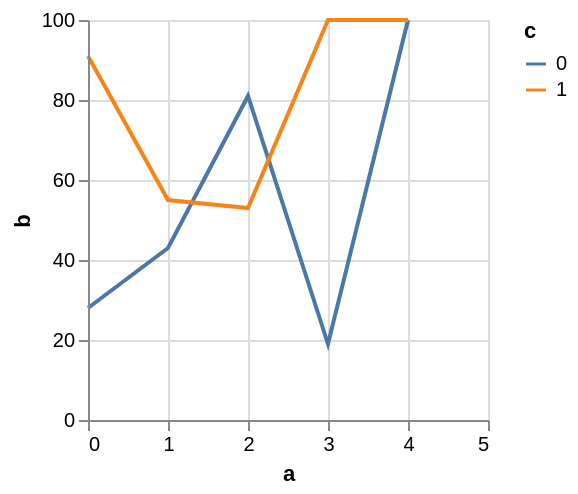

Source (Vega-Lite JSON):
### Vega specification from a JSON file in a GitHub repository (floating-point values rounded to 4 significant figures)
{"$schema": "https://vega.github.io/schema/vega/v5.json", "autosize": "pad", "padding": 5, "width": 200, "height": 200, "style": "cell", "data": [{"name": "source_0", "values": [{"a": 0, "b": 28, "c": 0}, {"a": 0, "b": 91, "c": 1}, {"a": 1, "b": 43, "c": 0}, {"a": 1, "b": 55, "c": 1}, {"a": 2, "b": 81, "c": 0}, {"a": 2, "b": 53, "c": 1}, {"a": 3, "b": 19, "c": 0}]}, {"name": "data_0", "source": "source_0", "transform": [{"type": "formula", "expr": "toNumber(datum[\"a\"])", "as": "a"}, {"type": "impute", "field": "b", "key": "a", "keyvals": [4], "method": "value", "groupby": ["c"], "value": null}, {"type": "formula", "expr": "datum.b === null ? 100 : datum.b", "as": "b"}]}], "marks": [{"name": "pathgroup", "type": "group", "from": {"facet": {"name": "faceted_path_main", "data": "data_0", "groupby": ["c"]}}, "encode": {"update": {"width": {"field": {"group": "width"}}, "height": {"field": {"group": "height"}}}}, "marks": [{"name": "marks", "type": "line", "style": ["line"], "sort": {"field": "datum[\"a\"]", "order": "descending"}, "from": {"data": "faceted_path_main"}, "encode": {"update": {"stroke": {"scale": "color", "field": "c"}, "tooltip": {"signal": "{\"a\": format(datum[\"a\"], \"\"), \"b\": format(datum[\"b\"], \"\"), \"c\": ''+datum[\"c\"]}"}, "x": {"scale": "x", "field": "a"}, "y": {"scale": "y", "field": "b"}, "defined": {"signal": "datum[\"a\"] !== null && !isNaN(datum[\"a\"]) && datum[\"b\"] !== null && !isNaN(datum[\"b\"])"}}}}]}], "scales": [{"name": "x", "type": "linear", "domain": {"data": "data_0", "field": "a"}, "range": [0, {"signal": "width"}], "nice": 1, "zero": false}, {"name": "y", "type": "linear", "domain": {"data": "data_0", "field": "b"}, "range": [{"signal": "height"}, 0], "nice": true, "zero": true}, {"name": "color", "type": "ordinal", "domain": {"data": "data_0", "field": "c", "sort": true}, "range": "category"}], "axes": [{"scale": "x", "orient": "bottom", "grid": false, "title": "a", "labelFlush": true, "labelOverlap": true, "tickCount": {"signal": "ceil(width/40)"}, "zindex": 1}, {"scale": "x", "orient": "bottom", "gridScale": "y", "grid": true, "tickCount": {"signal": "ceil(width/40)"}, "domain": false, "labels": false, "maxExtent": 0, "minExtent": 0, "ticks": false, "zindex": 0}, {"scale": "y", "orient": "left", "grid": false, "title": "b", "labelOverlap": true, "tickCount": {"signal": "ceil(height/40)"}, "zindex": 1}, {"scale": "y", "orient": "left", "gridScale": "x", "grid": true, "tickCount": {"signal": "ceil(height/40)"}, "domain": false, "labels": false, "maxExtent": 0, "minExtent": 0, "ticks": false, "zindex": 0}], "legends": [{"stroke": "color", "gradientLength": {"signal": "clamp(height, 64, 200)"}, "symbolType": "stroke", "title": "c"}]}
